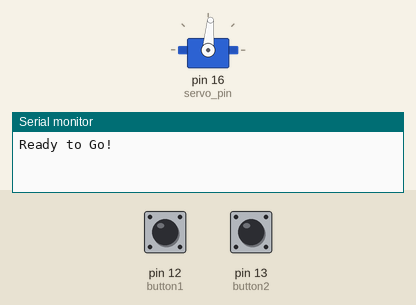
A sketch run on a simulated Arduino Uno, built with avr-gcc and run on an emulated ATmega328P. Shown: servo, the last lines printed to the serial monitor. Inputs (shaded band) come from the test bench; at power-on: pin 12 (button1) HIGH, pin 13 (button2) HIGH.

Above: at 1.7 s.
1.8 s: pin 12 (button1) pulled LOW for 0.15 s
At 2.2 s:
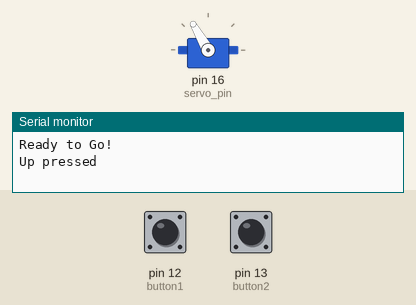
3.8 s: pin 13 (button2) pulled LOW for 0.15 s
At 4.2 s:
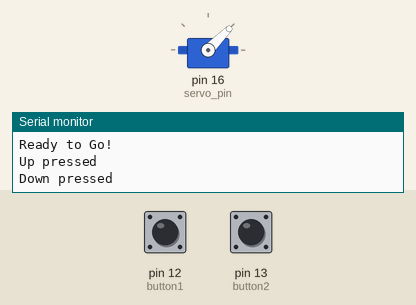
5.8 s: pin 13 (button2) pulled LOW for 3.2 s
At 10.4 s:
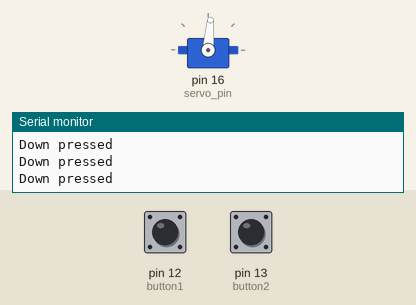
10.8 s: pin 12 (button1) pulled LOW for 3.2 s
At 11.5 s:
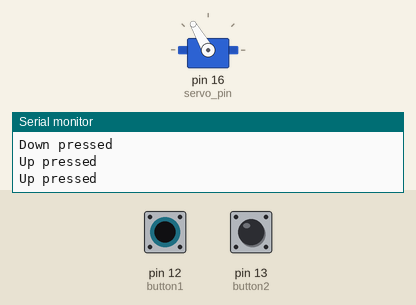
Timing chart, 0 to 15.8 s (numbered marks = the images above; inputs shaded):
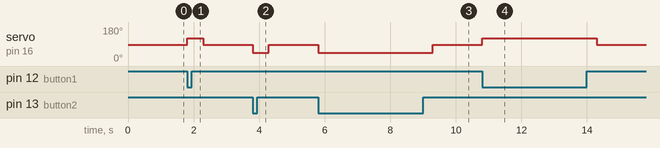

Measured:
- after the input at 1.8 s, servo on pin 16 (servo_pin): 85° → 120° at once, → 85° 0.50 s later
- after the input at 3.8 s, servo on pin 16 (servo_pin): 85° → 45° at once, → 85° 0.50 s later
- after the input at 5.8 s, servo on pin 16 (servo_pin): 85° → 45° at once, → 85° 3.5 s later
- after the input at 10.8 s, servo on pin 16 (servo_pin): 85° → 120° at once, → 85° 3.5 s later

The sketch:

Motor_Control_with_Push_Buttons.ino
```cpp
/*
Black button = button 1 (up)
Green button = button 2 (down)
*/
#include <Servo.h>

#define button1 12
#define button2 13
#define servo_pin 16

Servo myservo;

void setup() {
  Serial.begin(115200);
  pinMode(button1, INPUT_PULLUP);
  pinMode(button2, INPUT_PULLUP);
  pinMode(servo_pin, OUTPUT);
  myservo.attach(servo_pin);

  myservo.write(85);
  delay(500);

  Serial.println("Ready to Go!");
}

void loop() {
  myservo.write(85);

  if (digitalRead(button1) == 0)
  {
    Serial.println("Up pressed");
    myservo.write(120);
    delay(500);
  }

  if (digitalRead(button2) == 0)
  {
    Serial.println("Down pressed");
    myservo.write(45);
    delay(500);
  }
}
```
